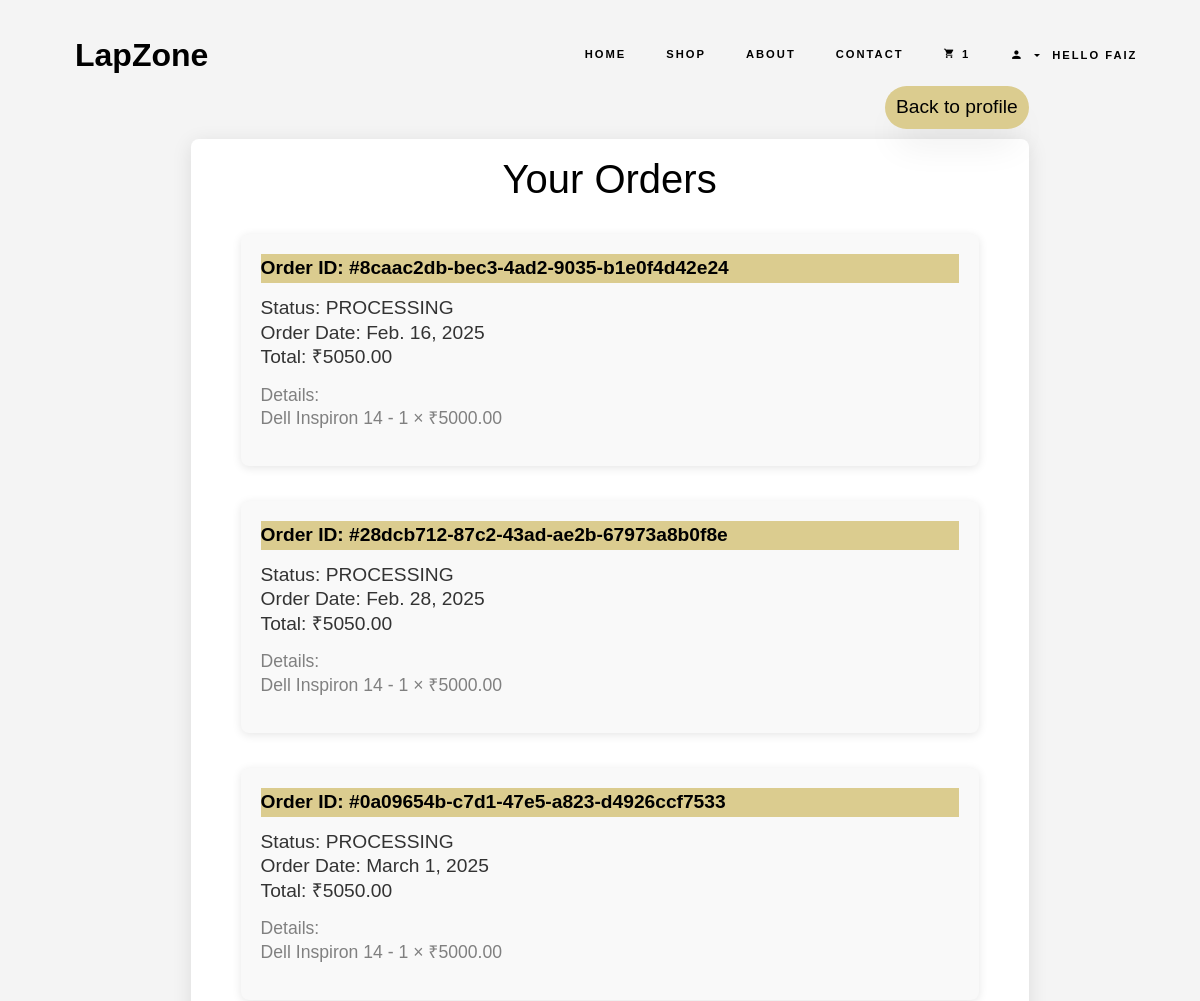
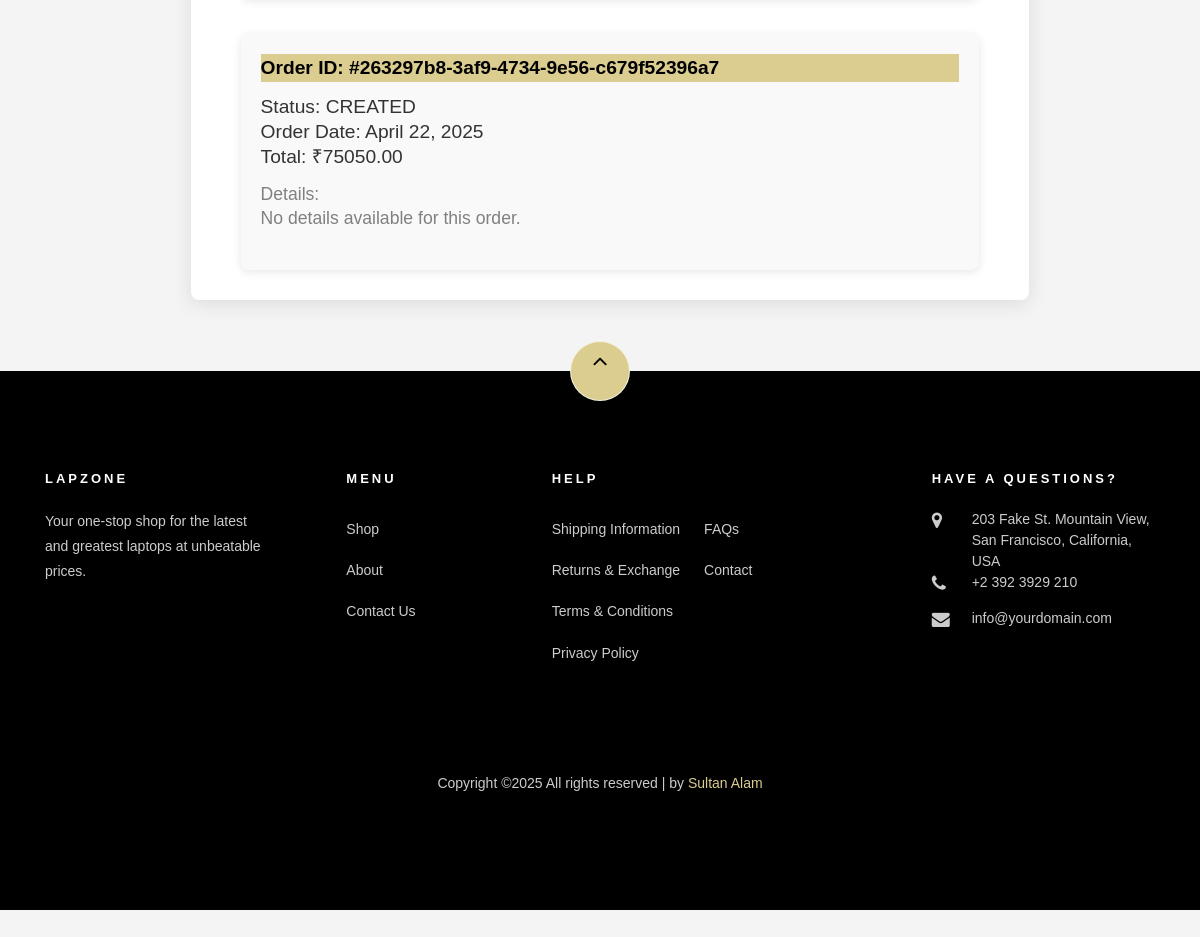
Page /order/orders/ (signed in) on the committed database (2 pictures, top to bottom).
### order/models.py (models this page shows, shortened)
class Order(models.Model):
    order_uuid = models.UUIDField(default=uuid.uuid4,editable=False,unique=True)
    user = models.ForeignKey(User,on_delete=models.CASCADE)
    customer = models.ForeignKey(Customer,on_delete=models.CASCADE,null=True, blank=True)
    status = models.CharField(choices=STATUS_CHOICE,default='PENDING',max_length=20)
    order_on = models.DateField(auto_now_add=True)
    order_time = models.TimeField(default=time(12, 0))
    last_update = models.DateTimeField(auto_now=True)
    total = models.DecimalField(max_digits=12,decimal_places=2)
    shipping_address = models.ForeignKey(Address,on_delete=models.CASCADE,blank=True)
    shipping_charges = models.CharField(choices=DELIVERY_TYPE,default='STD',max_length=3)
    class Meta:
        ordering = ["total"]

class OrderDetails(models.Model):
    order = models.ForeignKey(Order,on_delete=models.CASCADE)
    product = models.ForeignKey(Laptop,on_delete=models.CASCADE)
    customer = models.ForeignKey(Customer,on_delete=models.CASCADE,default=15)
    quantity = models.IntegerField()
    price = models.DecimalField(decimal_places=2,max_digits=12)

### product/models.py (models this page shows, shortened)
class Laptop(models.Model):
    name = models.CharField(max_length=255)
    brand = models.ForeignKey(Brand, on_delete=models.CASCADE)
    category = models.ForeignKey(Category, on_delete=models.CASCADE)
    price = models.DecimalField(max_digits=10, decimal_places=2)
    description = models.TextField()
    stock = models.PositiveIntegerField(default=0)
    is_available = models.BooleanField(default=True)
    created_at = models.DateTimeField(auto_now_add=True)
    updated_at = models.DateTimeField(auto_now=True)
    image = models.ImageField(upload_to='laptops/', blank=True, null=True, default='static/images/bg1.png')
    class Meta:
        db_table = 'laptop'

### order/views.py (the view)
# urls.py: path('orders/',views.user_orders,name='orders')
@login_required
def user_orders(request):
    orders = Order.objects.filter(user=request.user)
    context = {
        'orders': orders
    }
    return render(request, 'order/order.html', context)

### cart/context_processors.py (called while the page is built)
def cart_items(request):
    if request.user.is_authenticated:
        user = User.objects.get(username = request.user)
        count =Cart.objects.filter(user = user).count()
        request.session['cart_item_count'] = count
        return dict()
    return dict()

### order/templates/order/order.html (shortened to what this page needs)
{% extends 'base.html' %}
{% load static %}
{% block content %}
<head>
</head>
<div class="order-page-container">
  <div class="order-container">
    <div style="text-align: right;margin-top: 10%;margin-bottom: 1%;margin-right: 9%;">
        <a href="{% url 'profile' %}"><button class="btn" style="background-color: #dbcc8f;color: black;padding: 6px 10px;font-size: 1.2rem;">
        Back to profile</button></a>
      </div>
    <div class="order-box" style="margin-bottom: 5%;">
      <h2 style="color: bl;color: black;" >Your Orders</h2>
      {% if orders %}
        <div class="orders-list">
          {% for order in orders %}
            <div class="order-card">
              <h3 style="background-color: #dbcc8f;color: black;">Order ID: #{{ order.order_uuid }}</h3>
              <p style="margin-bottom: -10px;">Status: {{ order.get_status_display }}</p>
              <p style="margin-bottom: -10px;">Order Date: {{ order.order_on }}</p>
              <p style="margin-bottom: 5px;">Total: ₹{{ order.total }}</p>
              <ul>
                <li style="margin-bottom: -8px;">Details:</li>
                {% for detail in order.orderdetails_set.all %}
                  <li style="margin-bottom: -5px;">{{ detail.product.name }} - {{ detail.quantity }} × ₹{{ detail.price }}</li>
                {% empty %}
                  <li>No details available for this order.</li>
                {% endfor %}
              </ul>
            </div>
          {% endfor %}
        </div>
      {% else %}
        <h1 style="font-family: 'Racing Sans One', sans-serif;font-size: 2rem;text-align: center;">You have no orders yet.</h1>
      {% endif %}
    </div>
  </div>
</div>
{% endblock %}

### templates/base.html (shortened to what this page needs)
{% load static %}
<!DOCTYPE html>
<html lang="en">
  <head>
    <link rel="stylesheet" href="{% static 'css/open-iconic-bootstrap.min.css' %}">
    <link rel="stylesheet" href="{% static 'css/animate.css' %}">
    <link rel="stylesheet" href="{% static 'css/owl.carousel.min.css' %}">
    <link rel="stylesheet" href="{% static 'css/owl.theme.default.min.css' %}">
    <link rel="stylesheet" href="{% static 'css/magnific-popup.css' %}">
    <link rel="stylesheet" href="{% static 'css/aos.css' %}">
    <link rel="stylesheet" href="{% static 'css/ionicons.min.css' %}">
    <link rel="stylesheet" href="{% static 'css/bootstrap-datepicker.css' %}">
    <link rel="stylesheet" href="{% static 'css/jquery.timepicker.css' %}">
    <link rel="stylesheet" href="{% static 'css/flaticon.css' %}">
    <link rel="stylesheet" href="{% static 'css/icomoon.css' %}">
    <link rel="stylesheet" href="{% static 'css/style.css' %}">
  </head>
  <body class="goto-here">
    <nav class="navbar navbar-expand-lg navbar-dark ftco_navbar bg-dark ftco-navbar-light" id="ftco-navbar" style="margin-left: 5%;">
        <div class="container">
            <a class="navbar-brand" href="{% url 'home' %}" style="font-size: 2rem;">LapZone</a>
            <div class="collapse navbar-collapse" id="ftco-nav" style="font-weight: bolder;">
                <ul class="navbar-nav ml-auto" style="font-weight: bolder;">
                    <li class="nav-item active">
                        <a href="{% url 'home' %}" class="nav-link" style="font-weight: bolder;font-size: 0.7rem;">Home</a>
                    </li>
                    <li class="nav-item active">
                        <a href="{% url 'all_products' %}" class="nav-link" style="font-weight: bolder;font-size: 0.7rem;">Shop</a>
                    </li>
                    <li class="nav-item">
                        <a href="{% url 'aboutpage' %}" class="nav-link" style="font-weight: bolder;font-size: 0.7rem;">About</a>
                    </li>
                    <li class="nav-item">
                        <a href="{% url 'contact' %}" class="nav-link" style="font-weight: bolder;font-size: 0.7rem;">Contact</a>
                    </li>
                    {% if user.is_authenticated %}
                    <li class="nav-item cta cta-colored">
                        <a href="{% url 'cart' %}" class="nav-link" style="font-weight: bolder;font-size: 0.7rem;">
                            <span class="icon-shopping_cart"></span>
                            <span>
                            {% if request.session.cart_item_count %}
                            {{request.session.cart_item_count}}
                            {% endif %}
                            </span>
                        </a>
                    </li>
                    {% endif %}
                    <li class="nav-item dropdown">
                        <a class="nav-link dropdown-toggle" href="#" id="dropdown04" data-toggle="dropdown" aria-haspopup="true" aria-expanded="false" style="font-weight: bolder;font-size: 0.8rem;">
                            <span class="icon icon-person"></span>
                        </a>
                        <div class="dropdown-menu" aria-labelledby="dropdown04" style="margin-top: -3%;">
                            {% if user.is_authenticated %}
                            <li class="nav-item">
                                <span class="nav-link" style="font-weight: bold; margin-left: -22%;font-size: 0.7rem;margin-top: 1%;">Hello {{ user.username }}</span>
                            </li>
                            {% else %}
                            <a class="dropdown-item" href="{% url 'login' %}">Login</a>
                            <a class="dropdown-item" href="{% url 'register' %}">Register</a>
                            {% endif %}
                        </div>
                    </li>
                </ul>
            </div>
        </div>
    </nav>
  {% block content %}
      {% endblock %}
      <footer class="ftco-footer ftco-section">
        <div class="container">
            <div class="row">
                <div class="mouse">
                          <a href="#" class="mouse-icon" style="background-color: #dbcc8f;">
                              <div class="mouse-wheel"><span class="ion-ios-arrow-up"></span></div>
                          </a>
                      </div>
            </div>
          <div class="row mb-5">
            <div class="col-md">
              <div class="ftco-footer-widget mb-4">
                <h2 class="ftco-heading-2">LapZone</h2>
                <p>Your one-stop shop for the latest and greatest laptops at unbeatable prices. </p>
                <ul class="ftco-footer-social list-unstyled float-md-left float-lft mt-5">
                </ul>
              </div>
            </div>
            <div class="col-md">
              <div class="ftco-footer-widget mb-4 ml-md-5">
                <h2 class="ftco-heading-2">Menu</h2>
                <ul class="list-unstyled">
                  <li><a href="{% url 'all_products' %}" class="py-2 d-block">Shop</a></li>
                  <li><a href="{% url 'aboutpage' %}" class="py-2 d-block">About</a></li>
                  <li><a href="{% url 'contact' %}" class="py-2 d-block">Contact Us</a></li>
                </ul>
              </div>
            </div>
            <div class="col-md-4">
               <div class="ftco-footer-widget mb-4">
                <h2 class="ftco-heading-2">Help</h2>
                <div class="d-flex">
                    <ul class="list-unstyled mr-l-5 pr-l-3 mr-4">
                      <li><a href="#" class="py-2 d-block">Shipping Information</a></li>
                      <li><a href="#" class="py-2 d-block">Returns &amp; Exchange</a></li>
                      <li><a href="#" class="py-2 d-block">Terms &amp; Conditions</a></li>
                      <li><a href="#" class="py-2 d-block">Privacy Policy</a></li>
                    </ul>
                    <ul class="list-unstyled">
                      <li><a href="#" class="py-2 d-block">FAQs</a></li>
                      <li><a href="#" class="py-2 d-block">Contact</a></li>
                    </ul>
                  </div>
              </div>
            </div>
            <div class="col-md">
              <div class="ftco-footer-widget mb-4">
                  <h2 class="ftco-heading-2">Have a Questions?</h2>
                  <div class="block-23 mb-3">
                    <ul>
                      <li><span class="icon icon-map-marker"></span><span class="text">203 Fake St. Mountain View, San Francisco, California, USA</span></li>
                      <li><a href="#"><span class="icon icon-phone"></span><span class="text">+2 392 3929 210</span></a></li>
                      <li><a href="#"><span class="icon icon-envelope"></span><span class="text">info@yourdomain.com</span></a></li>
                    </ul>
                  </div>
              </div>
            </div>
          </div>
          <div class="row">
            <div class="col-md-12 text-center">
              <p>
                            Copyright &copy;<script>document.write(new Date().getFullYear());</script> All rights reserved | by <a href="https://colorlib.com" target="_blank">Sultan Alam</a>
                          </p>
            </div>
          </div>
        </div>
      </footer>
    </body>
  </html>

### static/css/icomoon.css (style rules this page uses)
[class^="icon-"], [class*=" icon-"] { font-family: 'icomoon' !important; speak: none; font-style: normal; font-weight: normal; font-variant: normal; text-transform: none; line-height: 1; -webkit-font-smoothing: antialiased; -moz-osx-font-smoothing: grayscale; }
.icon-map-marker:before { content: "\f041"; }
.icon-phone:before { content: "\f095"; }
.icon-envelope:before { content: "\f0e0"; }
.icon-shopping_cart:before { content: "\e8cc"; }
.icon-person:before { content: "\e7fd"; }

### order/templates/order/order.html (style rules this page uses)
body { margin: 0; font-family: 'Poppins', sans-serif; background: #f4f4f4; }
.order-page-container { margin-top: -3% }
.order-container { width: 88.5%; position: relative; left: 0.8%; margin-top: 0; margin: 0 auto; padding: 20px; }
.order-box { background: white; border-radius: 8px; box-shadow: 0 4px 20px rgba(0, 0, 0, 0.1); margin-bottom: 30px; padding: 10px 50px; margin: 0 9%; }
.order-box h2 { font-family: 'Racing Sans One', sans-serif; font-size: 2.5rem; color: #C6262C; margin-bottom: 25px; text-align: center; }
.orders-list { display: flex; flex-direction: column; gap: 15px; }
.order-card { background: #f9f9f9; padding: 20px; margin-bottom: 20px; border-radius: 8px; box-shadow: 0 2px 10px rgba(0, 0, 0, 0.1); }
.order-card h3 { font-size: 1.2rem; font-weight: bold; color: #C6262C; }
.order-card p { font-size: 1.2rem; color: #333; }
.order-card ul { list-style: none; padding: 0; }
.order-card ul li { font-size: 1.1rem; margin-bottom: 8px; }

### rows in the picture
Order: order_uuid "8caac2db-bec3-4ad2-9035-b1e0f4d42e24", status "PROCESSING", order_on "Feb. 16, 2025", total "5050.00"
OrderDetails: product.name "Dell Inspiron 14", quantity "1", price "5000.00"
Order: order_uuid "28dcb712-87c2-43ad-ae2b-67973a8b0f8e", status "PROCESSING", order_on "Feb. 28, 2025", total "5050.00"
OrderDetails: product.name "Dell Inspiron 14", quantity "1", price "5000.00"
Order: order_uuid "0a09654b-c7d1-47e5-a823-d4926ccf7533", status "PROCESSING", order_on "March 1, 2025", total "5050.00"
OrderDetails: product.name "Dell Inspiron 14", quantity "1", price "5000.00"
Order: order_uuid "263297b8-3af9-4734-9e56-c679f52396a7", status "CREATED", order_on "April 22, 2025", total "75050.00"

### other values in the picture
{{ request.session.cart_item_count }} "1"
{{ user.username }} "FAIZ"
